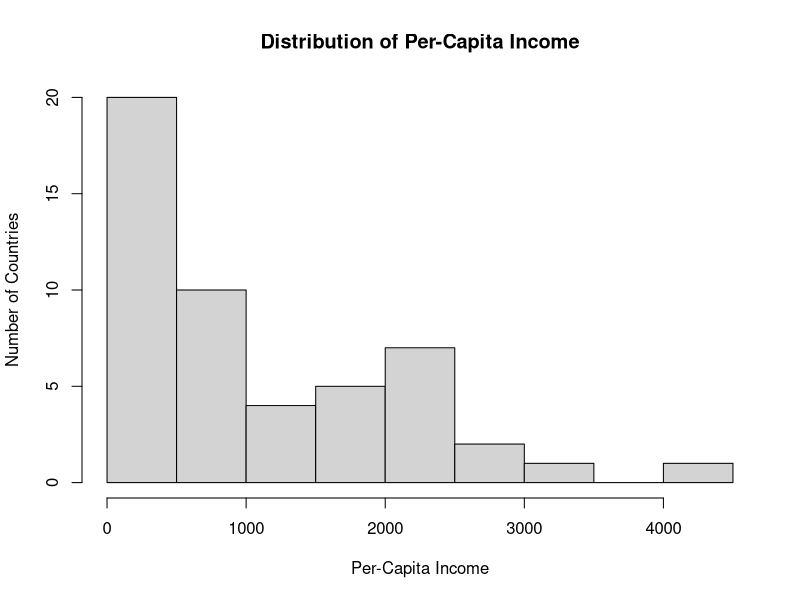
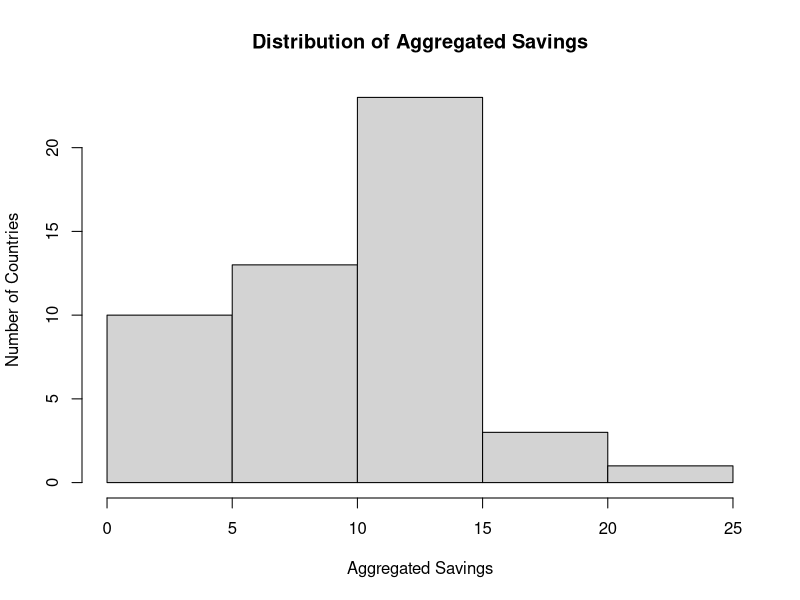
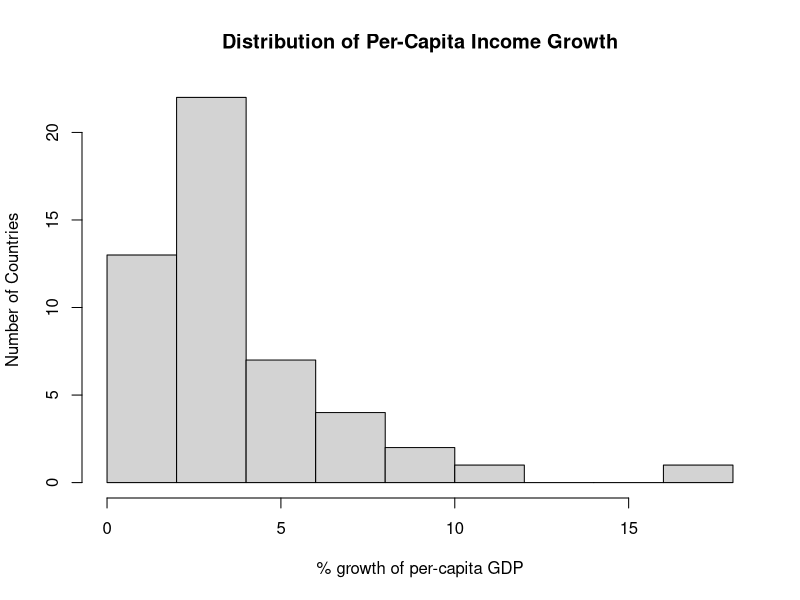
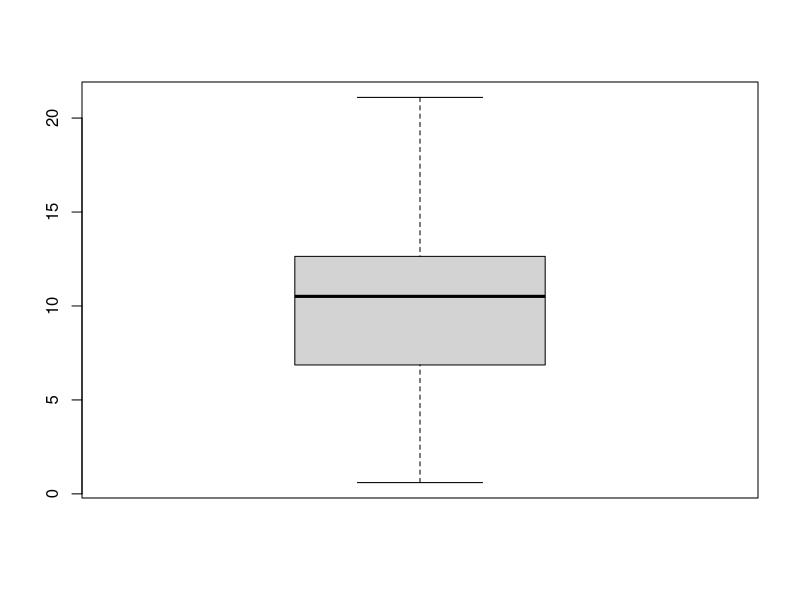
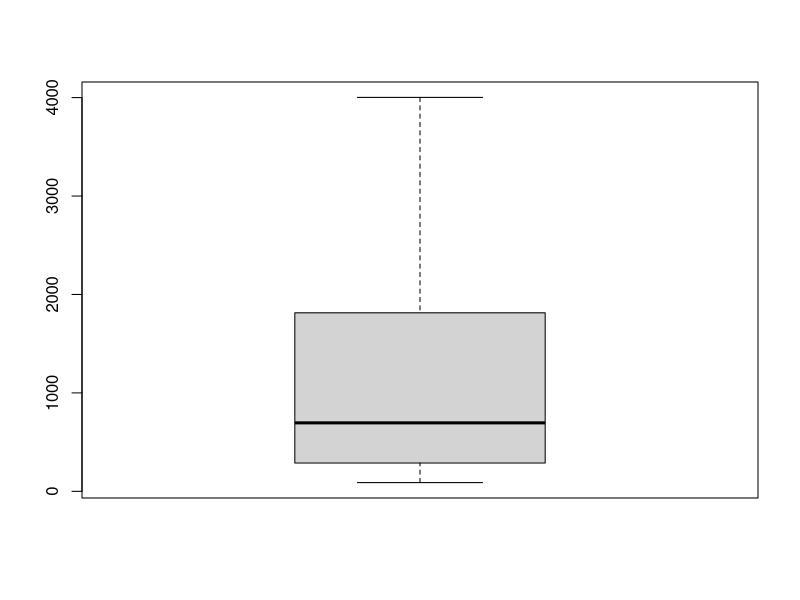
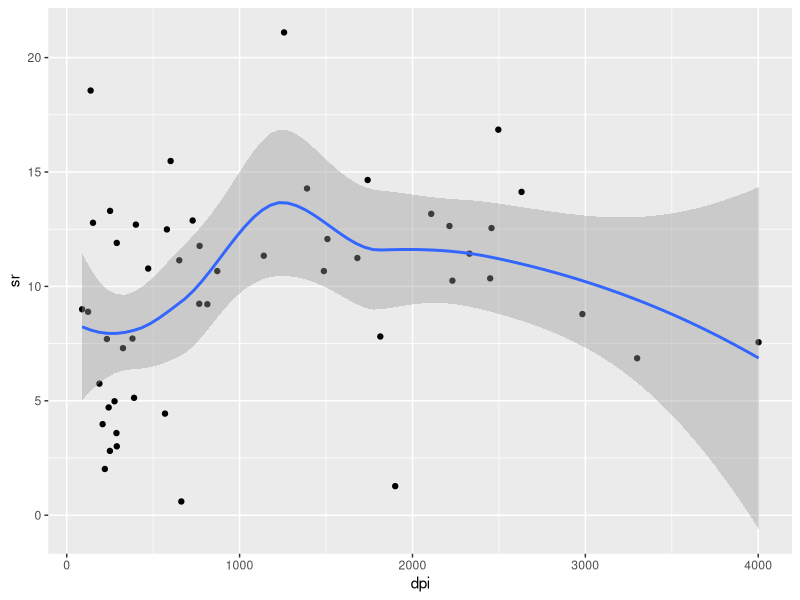
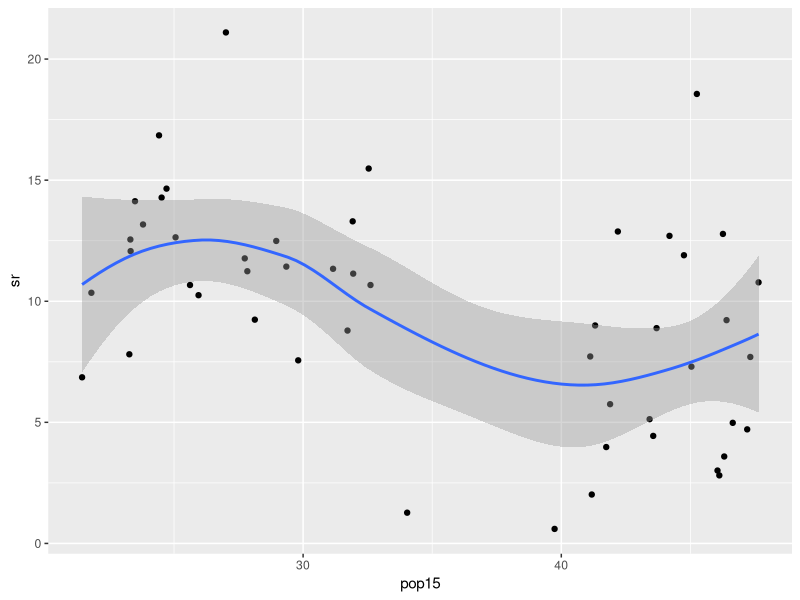
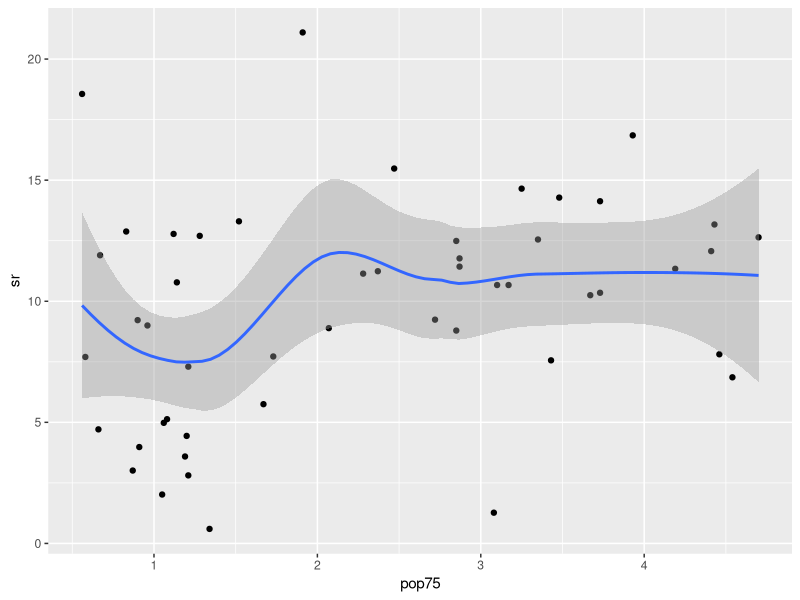

These charts were generated, in order, by the following R code:
#############################
# Assignment 1: File structure, version control, R data, descriptive statistics
# Deadline: 04 March 2016
# Starting Date: 18 February 2016 // Last edited: 21 February 2016
# Author: Jonas Markgraf
# Descriptive statistics of R database "LifeCycleSavings"
# contains: savings ratio data 1960-70 in 50 countries, 5 variables
#############################

# Load packages
library(ggplot2)
library(knitr)
library(dplyr)
library(magrittr)

# Load dataset
library(datasets)
data(LifeCycleSavings)

# Detailed information about dataset, incl. description of variables
?LifeCycleSavings

# Basic summary statistics
summary(LifeCycleSavings)

# Interpretation: The summary command gives a rough overview of the #
# characteristics of the variables (mean, median, minimum/maximum, 25th & 75th
# percentile). Thus, it provides first measures for the central tendency as
# well as of the dispersion.

# Measures of central tendency (Mean, median, histogram)

## loop for mean of each variable
for (i in 1:5) {
  LifeCycleSavings[, i] %>%
  mean() %>%
  paste(names(LifeCycleSavings)[i], ., "\n") %>%
  cat()
}

## loop for median of each variable
for (i in 1:5) {
  LifeCycleSavings[, i] %>%
    median() %>%
    paste(names(LifeCycleSavings)[i], ., "\n") %>%
    cat()
}

## General distribution of key variables
hist(LifeCycleSavings$dpi, 
     main="Distribution of Per-Capita Income", 
     xlab="Per-Capita Income", 
     ylab="Number of Countries")

hist(LifeCycleSavings$sr, 
     main="Distribution of Aggregated Savings", 
     xlab="Aggregated Savings", 
     ylab="Number of Countries")

hist(LifeCycleSavings$ddpi, 
     main="Distribution of Per-Capita Income Growth", 
     xlab="% growth of per-capita GDP", 
     ylab="Number of Countries")

# Measures of dispersion (standard deviation, range, IQR, boxplots)
sd(LifeCycleSavings$sr)
range(LifeCycleSavings$sr)
IQR(LifeCycleSavings$sr)
boxplot(LifeCycleSavings$sr)

sd(LifeCycleSavings$dpi)
range(LifeCycleSavings$dpi)
IQR(LifeCycleSavings$dpi)
boxplot(LifeCycleSavings$dpi)


# Joint distributions: Potential explanatory variables for savings ratio

ggplot(LifeCycleSavings, aes(dpi, sr)) + geom_point() + geom_smooth()
cor.test(LifeCycleSavings$dpi, LifeCycleSavings$sr)

ggplot(LifeCycleSavings, aes(pop15, sr)) + geom_point() + geom_smooth()
cor.test(LifeCycleSavings$pop15, LifeCycleSavings$sr)

ggplot(LifeCycleSavings, aes(pop75, sr)) + geom_point() + geom_smooth()
cor.test(LifeCycleSavings$pop75, LifeCycleSavings$sr)

ggplot(LifeCycleSavings, aes(ddpi, sr)) + geom_point() + geom_smooth()
cor.test(LifeCycleSavings$ddpi, LifeCycleSavings$sr)
